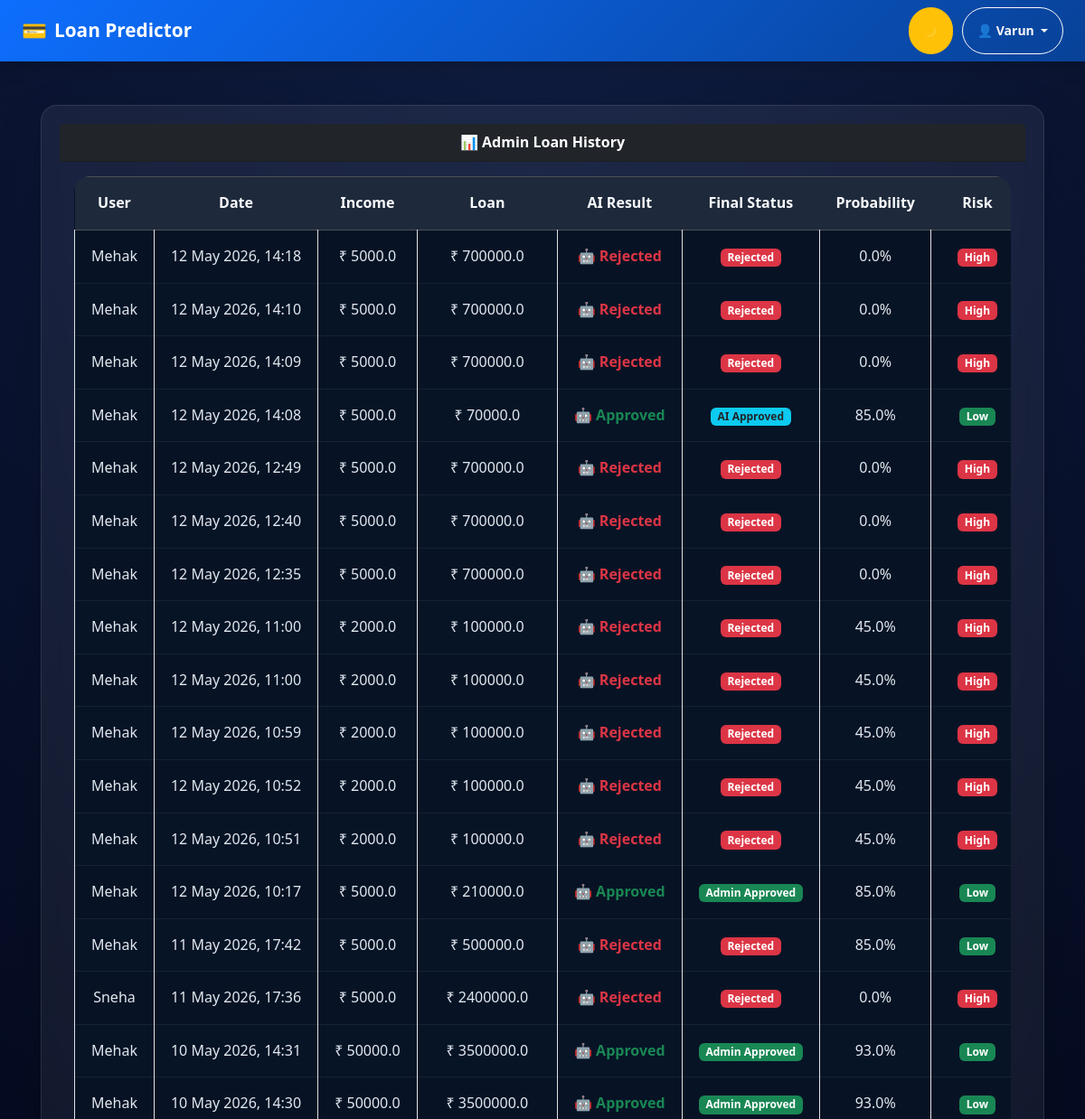
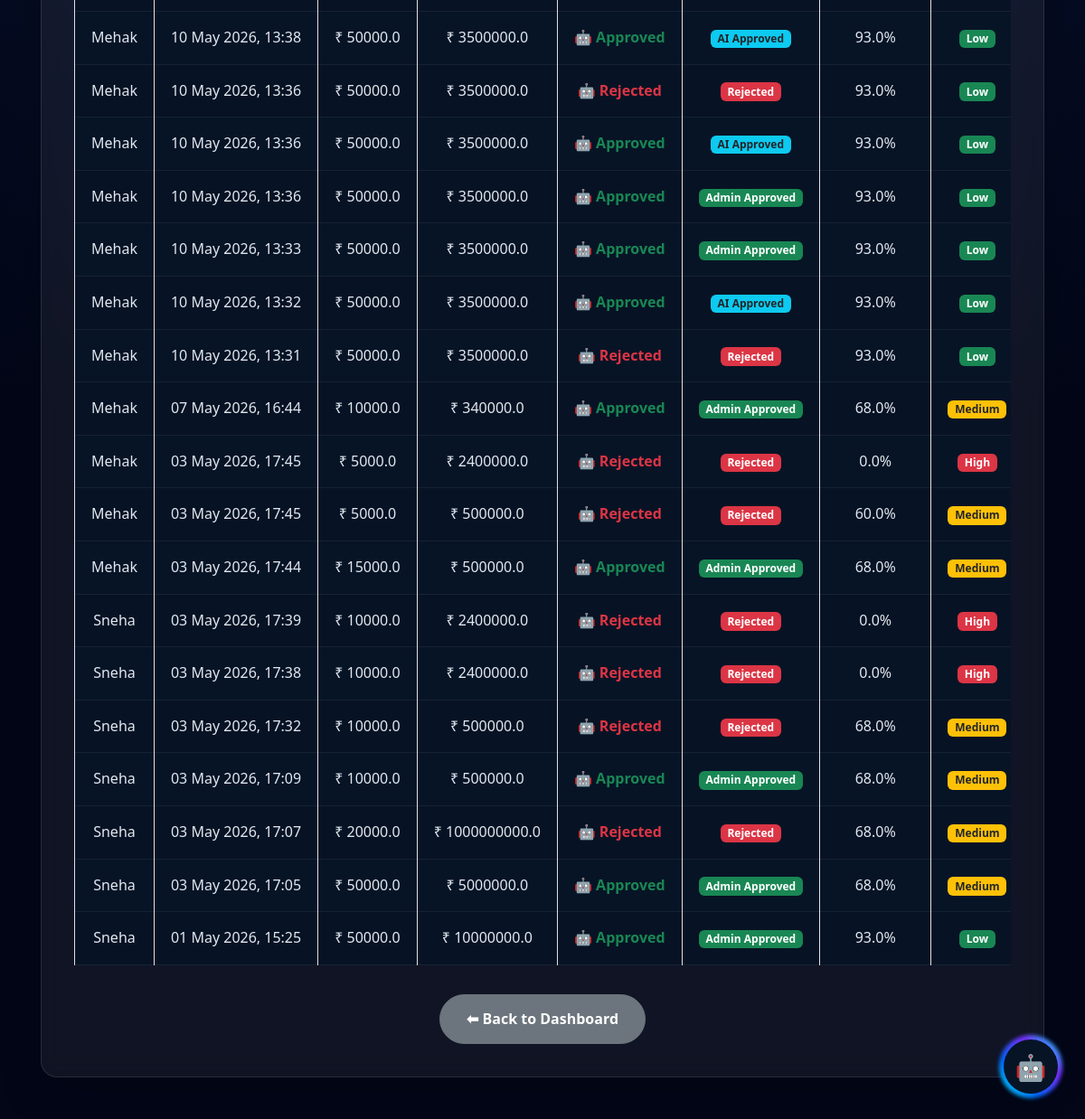
Screenshot of /admin-history/ (signed in) with the database file from the repository (2 pictures, top to bottom).
### predictor/models.py (models this page shows, shortened)
class LoanApplication(models.Model):
    user = models.ForeignKey(User, on_delete=models.CASCADE, null=True, blank=True)
    ai_result = models.CharField(max_length=50)
    applicant_income = models.FloatField()
    coapplicant_income = models.FloatField(null=True, blank=True)
    loan_amount = models.FloatField()
    loan_term = models.IntegerField()
    credit_history = models.IntegerField()
    probability = models.FloatField()
    ai_explanation = models.TextField(null=True, blank=True)
    fraud_reason = models.TextField(null=True, blank=True)
    admin = models.ForeignKey(User, on_delete=models.SET_NULL, null=True, blank=True, related_name='approved_loans')
    admin_note = models.TextField(null=True, blank=True)
    STATUS_CHOICES = [
        ('PENDING', 'Pending'),
        ('AI_APPROVED', 'Approved by AI'),
        ('ADMIN_APPROVED', 'Approved by Admin'),
        ('REJECTED', 'Rejected'),
    ]
    status = models.CharField(max_length=20, choices=STATUS_CHOICES, default='PENDING')
    document = models.FileField(
        upload_to='documents/',
        blank=True,
        null=True
    )
    created_at = models.DateTimeField(auto_now_add=True)
    class Meta:
        indexes = [
            models.Index(fields=['user']),
            models.Index(fields=['status']),
            models.Index(fields=['created_at']),
        ]

### predictor/views.py (the view)
# urls.py: path('admin-history/', views.admin_history, name='admin_history'),
@staff_member_required
def admin_history(request):
    records = LoanApplication.objects.select_related('user').order_by('-created_at')
    return render(request, 'predictor/admin_history.html', {
        'records': records
    })

### predictor/templates/predictor/admin_history.html (shortened to what this page needs)
{% extends 'predictor/base.html' %}
{% block content %}
<div class="card shadow-lg">
    <div class="card-header bg-dark text-white fw-bold">
        📊 Admin Loan History
    </div>
    <div class="card-body">
        {% if records %}
        <div class="table-responsive">
            <table class="table table-bordered table-striped align-middle">
                <thead class="table-dark text-center">
                    <tr>
                        <th>User</th>
                        <th>Date</th>
                        <th>Income</th>
                        <th>Loan</th>
                        <th>AI Result</th>
                        <th>Final Status</th>
                        <th>Probability</th>
                        <th>Risk</th>
                    </tr>
                </thead>
                <tbody>
                {% for r in records %}
                    <tr class="text-center">
                        <td>{{ r.user.username }}</td>
                        <td>{{ r.created_at|date:"d M Y, H:i" }}</td>
                        <td>₹ {{ r.applicant_income }}</td>
                        <td>₹ {{ r.loan_amount }}</td>
                        <td>
                            {% if r.status == "AI_APPROVED" or r.status == "ADMIN_APPROVED" %}
                                <span class="text-success fw-bold">
                                    🤖 Approved
                                </span>
                            {% else %}
                                <span class="text-danger fw-bold">
                                    🤖 Rejected
                                </span>
                            {% endif %}
                        </td>
                        <td>
                            {% if r.status == "ADMIN_APPROVED" %}
                                <span class="badge bg-success">Admin Approved</span>
                            {% elif r.status == "AI_APPROVED" %}
                                <span class="badge bg-info text-dark">AI Approved</span>
                            {% elif r.status == "REJECTED" %}
                                <span class="badge bg-danger">Rejected</span>
                            {% else %}
                                <span class="badge bg-secondary">Pending</span>
                            {% endif %}
                        </td>
                        <td>{{ r.probability }}%</td>
                        <td>
                            {% if r.probability > 80 %}
                                <span class="badge bg-success">Low</span>
                            {% elif r.probability >= 50 %}
                                <span class="badge bg-warning text-dark">Medium</span>
                            {% else %}
                                <span class="badge bg-danger">High</span>
                            {% endif %}
                        </td>
                    </tr>
                {% endfor %}
                </tbody>
            </table>
        </div>
        {% else %}
            <div class="alert alert-warning text-center">
                No records found.
            </div>
        {% endif %}
        <div class="text-center mt-3">
            <a href="{% url 'admin_dashboard' %}" class="btn btn-secondary">
                ⬅ Back to Dashboard
            </a>
        </div>
    </div>
</div>
{% endblock %}

### predictor/templates/predictor/base.html (shortened to what this page needs)
{% load static %}
<!DOCTYPE html>
<html lang="en" data-bs-theme="light">
<head>
    <link href="https://cdn.jsdelivr.net/npm/bootstrap@5.3.2/dist/css/bootstrap.min.css" rel="stylesheet">
    <link href="https://cdnjs.cloudflare.com/ajax/libs/font-awesome/6.5.0/css/all.min.css" rel="stylesheet">
    <link rel="stylesheet" href="{% static 'predictor/css/style.css' %}">
</head>
<body>
    <nav class="navbar navbar-expand-lg navbar-dark shadow"
        style="background: linear-gradient(135deg, #0d6efd, #084298);">
        <div class="container-fluid px-4">
           <a class="navbar-brand fw-bold d-flex align-items-center gap-2"
   href="
   {% if user.is_superuser %}
       {% url 'superadmin_dashboard' %}
   {% elif user.is_staff %}
       {% url 'admin_dashboard' %}
   {% else %}
       {% url 'index' %}
   {% endif %}
">
                <span style="font-size:1.4rem;">💳</span>
                <span>Loan Predictor</span>
            </a>
            <div class="nav-actions ms-auto">
                <button id="themeToggle" class="btn btn-warning btn-sm rounded-pill px-3" title="Toggle Dark Mode">
                  <span class="moon-icon">🌙</span>
                </button>
                {% if user.is_authenticated %}
                <div class="dropdown">
                    <button class="btn btn-outline-light btn-sm rounded-pill px-3 his dropdown-toggle" type="button"
                        data-bs-toggle="dropdown" aria-expanded="false">
                        👤 {{ user.username }}
                    </button>
                </div>
                {% endif %}
            </div>
        </div>
    </nav>
    <div class="container py-5">
        {% block content %}{% endblock %}
    </div>
<div class="chatbot-icon" onclick="toggleChat()">
    <div class="bot-inner">
        🤖
    </div>
</div>
</body>
</html>

### predictor/static/predictor/css/style.css (style rules this page uses)
* { margin:0; padding:0; box-sizing:border-box; }
html, body { overflow-x:hidden; font-family:"Segoe UI",system-ui,sans-serif; background:radial-gradient(circle at top,#0f1c3f,#020617 70%); color:#e5e7eb; line-height:1.6; min-height:100vh; }
.container, .container-fluid { width:100%; padding-left:15px; padding-right:15px; }
.navbar-brand { font-size:1.3rem; font-weight:700; color:white !important; }
.navbar .container, .navbar .container-fluid { overflow:visible !important; }
.dropdown { position:relative; }
.btn { padding:0.9rem 1.8rem; border-radius:999px; font-weight:600; text-decoration:none; transition:0.3s ease; }
.card { background:rgba(255,255,255,0.06); backdrop-filter:blur(12px); border-radius:18px; padding:20px; border:1px solid rgba(255,255,255,0.1); transition:0.3s ease; box-shadow:0 6px 18px rgba(0,0,0,0.1); text-align:center; color:#e5e7eb; }
.table-responsive { overflow-x:auto; -webkit-overflow-scrolling:touch; }
table { width:100%; border-collapse:collapse; }
table th { background:#1f2937; color:white; padding:15px; white-space:nowrap; }
table td { background:#0f172a; color:#ddd; padding:15px; text-align:center; white-space:nowrap; }
.chatbot-icon { position:fixed; bottom:20px; right:20px; width:65px; height:65px; z-index:9999; }
.bot-inner { position:absolute; top:5px; left:5px; width:55px; height:55px; border-radius:50%; background:#071426; display:flex; align-items:center; justify-content:center; color:white; font-size:28px; }
.chatbot-icon { position:fixed; right:25px; bottom:25px; width:70px; height:70px; z-index:9999; cursor:pointer; }
.bot-inner { position:absolute; top:5px; left:5px; width:60px; height:60px; border-radius:50%; background:#071426; display:flex; align-items:center; justify-content:center; color:white; font-size:28px; z-index:2; }
.table-responsive { width:100%; overflow-x:auto; -webkit-overflow-scrolling:touch; border-radius:18px; }
.table-responsive table { width:100%; min-width:900px; border-collapse:collapse; background:#071426 !important; color:#e5e7eb !important; }
.table-responsive table thead { background:#1e293b !important; }
.table-responsive table th { background:#1e293b !important; color:#f8fafc !important; border:none !important; padding:16px 18px; white-space:nowrap; text-align:center; font-weight:700; }
.table-responsive table tbody { background:#071426 !important; }
.table-responsive table tr { background:#071426 !important; }
.table-responsive table td { background:#071426 !important; color:#e2e8f0 !important; border-bottom: 1px solid rgba(255,255,255,0.06) !important; padding:16px 18px; white-space:nowrap; text-align:center; }
.table, .table-striped, .table-hover, .table-bordered { background:transparent !important; color:#e5e7eb !important; }
.nav-actions { display:flex; align-items:center; gap:10px; margin-left:auto; }
.moon-icon { font-size: 12px; }

### rows the page displays
LoanApplication: user.username "Mehak", created_at "12 May 2026, 14:18", applicant_income "5000.0", loan_amount "700000.0", status "🤖 Rejected", probability "0.0", shows "High"
LoanApplication: user.username "Mehak", created_at "12 May 2026, 14:10", applicant_income "5000.0", loan_amount "700000.0", status "🤖 Rejected", probability "0.0", shows "High"
LoanApplication: user.username "Mehak", created_at "12 May 2026, 14:09", applicant_income "5000.0", loan_amount "700000.0", status "🤖 Rejected", probability "0.0", shows "High"
LoanApplication: user.username "Mehak", created_at "12 May 2026, 14:08", applicant_income "5000.0", loan_amount "70000.0", status "🤖 Approved", probability "85.0", shows "Low"
LoanApplication: user.username "Mehak", created_at "12 May 2026, 12:49", applicant_income "5000.0", loan_amount "700000.0", status "🤖 Rejected", probability "0.0", shows "High"
LoanApplication: user.username "Mehak", created_at "12 May 2026, 12:40", applicant_income "5000.0", loan_amount "700000.0", status "🤖 Rejected", probability "0.0", shows "High"
LoanApplication: user.username "Mehak", created_at "12 May 2026, 12:35", applicant_income "5000.0", loan_amount "700000.0", status "🤖 Rejected", probability "0.0", shows "High"
LoanApplication: user.username "Mehak", created_at "12 May 2026, 11:00", applicant_income "2000.0", loan_amount "100000.0", status "🤖 Rejected", probability "45.0", shows "High"
LoanApplication: user.username "Mehak", created_at "12 May 2026, 11:00", applicant_income "2000.0", loan_amount "100000.0", status "🤖 Rejected", probability "45.0", shows "High"
LoanApplication: user.username "Mehak", created_at "12 May 2026, 10:59", applicant_income "2000.0", loan_amount "100000.0", status "🤖 Rejected", probability "45.0", shows "High"
LoanApplication: user.username "Mehak", created_at "12 May 2026, 10:52", applicant_income "2000.0", loan_amount "100000.0", status "🤖 Rejected", probability "45.0", shows "High"
LoanApplication: user.username "Mehak", created_at "12 May 2026, 10:51", applicant_income "2000.0", loan_amount "100000.0", status "🤖 Rejected", probability "45.0", shows "High"
LoanApplication: user.username "Mehak", created_at "12 May 2026, 10:17", applicant_income "5000.0", loan_amount "210000.0", status "🤖 Approved", probability "85.0", shows "Low"
LoanApplication: user.username "Mehak", created_at "11 May 2026, 17:42", applicant_income "5000.0", loan_amount "500000.0", status "🤖 Rejected", probability "85.0", shows "Low"
LoanApplication: user.username "Sneha", created_at "11 May 2026, 17:36", applicant_income "5000.0", loan_amount "2400000.0", status "🤖 Rejected", probability "0.0", shows "High"
LoanApplication: user.username "Mehak", created_at "10 May 2026, 14:31", applicant_income "50000.0", loan_amount "3500000.0", status "🤖 Approved", probability "93.0", shows "Low"
LoanApplication: user.username "Mehak", created_at "10 May 2026, 14:30", applicant_income "50000.0", loan_amount "3500000.0", status "🤖 Approved", probability "93.0", shows "Low"
LoanApplication: user.username "Mehak", created_at "10 May 2026, 13:38", applicant_income "50000.0", loan_amount "3500000.0", status "🤖 Approved", probability "93.0", shows "Low"
LoanApplication: user.username "Mehak", created_at "10 May 2026, 13:36", applicant_income "50000.0", loan_amount "3500000.0", status "🤖 Rejected", probability "93.0", shows "Low"
LoanApplication: user.username "Mehak", created_at "10 May 2026, 13:36", applicant_income "50000.0", loan_amount "3500000.0", status "🤖 Approved", probability "93.0", shows "Low"
LoanApplication: user.username "Mehak", created_at "10 May 2026, 13:36", applicant_income "50000.0", loan_amount "3500000.0", status "🤖 Approved", probability "93.0", shows "Low"
LoanApplication: user.username "Mehak", created_at "10 May 2026, 13:33", applicant_income "50000.0", loan_amount "3500000.0", status "🤖 Approved", probability "93.0", shows "Low"
LoanApplication: user.username "Mehak", created_at "10 May 2026, 13:32", applicant_income "50000.0", loan_amount "3500000.0", status "🤖 Approved", probability "93.0", shows "Low"
LoanApplication: user.username "Mehak", created_at "10 May 2026, 13:31", applicant_income "50000.0", loan_amount "3500000.0", status "🤖 Rejected", probability "93.0", shows "Low"
LoanApplication: user.username "Mehak", created_at "07 May 2026, 16:44", applicant_income "10000.0", loan_amount "340000.0", status "🤖 Approved", probability "68.0", shows "Medium"
LoanApplication: user.username "Mehak", created_at "03 May 2026, 17:45", applicant_income "5000.0", loan_amount "2400000.0", status "🤖 Rejected", probability "0.0", shows "High"
LoanApplication: user.username "Mehak", created_at "03 May 2026, 17:45", applicant_income "5000.0", loan_amount "500000.0", status "🤖 Rejected", probability "60.0", shows "Medium"
LoanApplication: user.username "Mehak", created_at "03 May 2026, 17:44", applicant_income "15000.0", loan_amount "500000.0", status "🤖 Approved", probability "68.0", shows "Medium"
LoanApplication: user.username "Sneha", created_at "03 May 2026, 17:39", applicant_income "10000.0", loan_amount "2400000.0", status "🤖 Rejected", probability "0.0", shows "High"
LoanApplication: user.username "Sneha", created_at "03 May 2026, 17:38", applicant_income "10000.0", loan_amount "2400000.0", status "🤖 Rejected", probability "0.0", shows "High"
LoanApplication: user.username "Sneha", created_at "03 May 2026, 17:32", applicant_income "10000.0", loan_amount "500000.0", status "🤖 Rejected", probability "68.0", shows "Medium"
LoanApplication: user.username "Sneha", created_at "03 May 2026, 17:09", applicant_income "10000.0", loan_amount "500000.0", status "🤖 Approved", probability "68.0", shows "Medium"
LoanApplication: user.username "Sneha", created_at "03 May 2026, 17:07", applicant_income "20000.0", loan_amount "1000000000.0", status "🤖 Rejected", probability "68.0", shows "Medium"
LoanApplication: user.username "Sneha", created_at "03 May 2026, 17:05", applicant_income "50000.0", loan_amount "5000000.0", status "🤖 Approved", probability "68.0", shows "Medium"
LoanApplication: user.username "Sneha", created_at "01 May 2026, 15:25", applicant_income "50000.0", loan_amount "10000000.0", status "🤖 Approved", probability "93.0", shows "Low"

### other values shown
{{ user.username }} "Varun"
